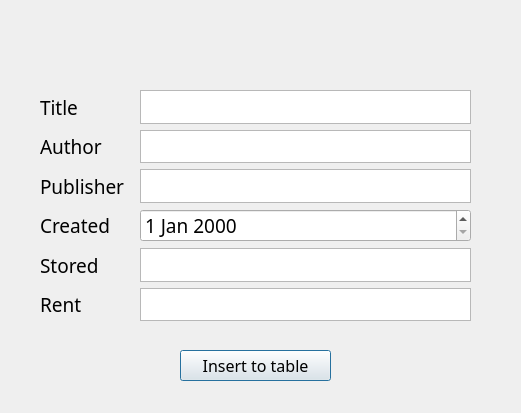
<?xml version="1.0" encoding="UTF-8"?>
<ui version="4.0">
 <class>addDialog</class>
 <widget class="QDialog" name="addDialog">
  <property name="geometry">
   <rect>
    <x>0</x>
    <y>0</y>
    <width>521</width>
    <height>413</height>
   </rect>
  </property>
  <property name="windowTitle">
   <string>Dialog</string>
  </property>
  <widget class="QWidget" name="verticalLayoutWidget_2">
   <property name="geometry">
    <rect>
     <x>140</x>
     <y>90</y>
     <width>331</width>
     <height>231</height>
    </rect>
   </property>
   <property name="font">
    <font>
     <family>맑은 고딕</family>
    </font>
   </property>
   <layout class="QVBoxLayout" name="verticalLayout_3">
    <item>
     <widget class="QTextEdit" name="titleEdit">
      <property name="font">
       <font>
        <family>맑은 고딕</family>
        <pointsize>12</pointsize>
       </font>
      </property>
     </widget>
    </item>
    <item>
     <widget class="QTextEdit" name="authorEdit">
      <property name="font">
       <font>
        <family>맑은 고딕</family>
        <pointsize>12</pointsize>
       </font>
      </property>
     </widget>
    </item>
    <item>
     <widget class="QTextEdit" name="publisherEdit">
      <property name="font">
       <font>
        <family>맑은 고딕</family>
        <pointsize>12</pointsize>
       </font>
      </property>
     </widget>
    </item>
    <item>
     <widget class="QDateEdit" name="createdEdit">
      <property name="font">
       <font>
        <family>맑은 고딕</family>
        <pointsize>14</pointsize>
       </font>
      </property>
     </widget>
    </item>
    <item>
     <widget class="QTextEdit" name="storedEdit">
      <property name="font">
       <font>
        <family>맑은 고딕</family>
        <pointsize>12</pointsize>
       </font>
      </property>
     </widget>
    </item>
    <item>
     <widget class="QTextEdit" name="rendEdit">
      <property name="font">
       <font>
        <family>맑은 고딕</family>
        <pointsize>12</pointsize>
       </font>
      </property>
     </widget>
    </item>
   </layout>
  </widget>
  <widget class="QPushButton" name="pushButton">
   <property name="geometry">
    <rect>
     <x>180</x>
     <y>350</y>
     <width>151</width>
     <height>31</height>
    </rect>
   </property>
   <property name="font">
    <font>
     <family>맑은 고딕</family>
     <pointsize>12</pointsize>
    </font>
   </property>
   <property name="text">
    <string>Insert to table</string>
   </property>
  </widget>
  <widget class="QWidget" name="verticalLayoutWidget">
   <property name="geometry">
    <rect>
     <x>40</x>
     <y>90</y>
     <width>101</width>
     <height>231</height>
    </rect>
   </property>
   <property name="font">
    <font>
     <family>맑은 고딕</family>
     <pointsize>14</pointsize>
    </font>
   </property>
   <layout class="QVBoxLayout" name="verticalLayout">
    <item>
     <widget class="QLabel" name="label">
      <property name="font">
       <font>
        <family>맑은 고딕</family>
        <pointsize>14</pointsize>
        <weight>50</weight>
        <bold>false</bold>
       </font>
      </property>
      <property name="text">
       <string>Title</string>
      </property>
     </widget>
    </item>
    <item>
     <widget class="QLabel" name="label_3">
      <property name="font">
       <font>
        <family>맑은 고딕</family>
        <pointsize>14</pointsize>
       </font>
      </property>
      <property name="text">
       <string>Author</string>
      </property>
     </widget>
    </item>
    <item>
     <widget class="QLabel" name="label_4">
      <property name="font">
       <font>
        <family>맑은 고딕</family>
        <pointsize>14</pointsize>
       </font>
      </property>
      <property name="text">
       <string>Publisher</string>
      </property>
     </widget>
    </item>
    <item>
     <widget class="QLabel" name="label_5">
      <property name="font">
       <font>
        <family>맑은 고딕</family>
        <pointsize>14</pointsize>
       </font>
      </property>
      <property name="text">
       <string>Created</string>
      </property>
     </widget>
    </item>
    <item>
     <widget class="QLabel" name="label_6">
      <property name="font">
       <font>
        <family>맑은 고딕</family>
        <pointsize>14</pointsize>
       </font>
      </property>
      <property name="text">
       <string>Stored</string>
      </property>
     </widget>
    </item>
    <item>
     <widget class="QLabel" name="label_2">
      <property name="font">
       <font>
        <family>맑은 고딕</family>
        <pointsize>14</pointsize>
       </font>
      </property>
      <property name="text">
       <string>Rent</string>
      </property>
     </widget>
    </item>
   </layout>
  </widget>
 </widget>
 <resources/>
 <connections/>
</ui>
